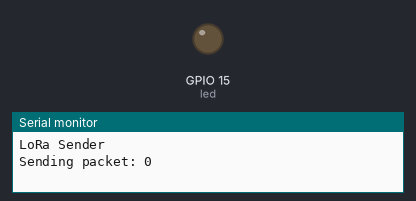
This sketch was run on a simulated ESP32. Parts: output pins drawn as LEDs (lit = HIGH), the last lines printed to the serial monitor. No radio packets arrive unless stated.

Above: at 2.7 s.
At 5.29 s:
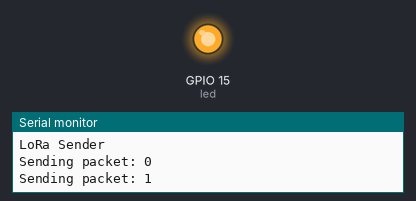
Timing chart, 0 to 6.7 s (numbered marks = the images above):
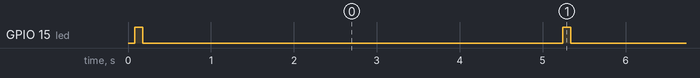

Measured:
- by itself, GPIO 15 (led): alternates HIGH for 0.10 s and LOW for 5.1 s

The sketch:

LoRaSender.ino
```cpp
/*
 *        -------------- Ejemplo básico emisor LoRa. RFM95W y ESP32. --------------
 *
 * Conexiones entre el ESP32 y RFM95W (SPI):
 * MISO -> 19
 * MOSI -> 22
 * SCK  -> 18
 *
 * Por "Ingeniero en Casa"
 * https://www.youtube.com/channel/UCurfoG9YbFyQmxCLlxZVArg
 *
 * La distribución y/o modificación del código es totalmente libre.
 *
 */

#include <SPI.h>
#include <LoRa.h>                             // https://github.com/sandeepmistry/arduino-LoRa

#define led 15                                // LED utilizado para notificar la emisión de un mensaje.
int counter = 0;

void setup() {
  Serial.begin(115200);
  Serial.println("LoRa Sender");

  LoRa.setPins(17,16,22);                     // NSS, RESET y DIO0.
  if (!LoRa.begin(868E6)) {                   // Frecuencia de la banda libre ISM en Europa. (868MHz) Si hay algun fallo de conexiones muestra el error.
    Serial.println("Starting LoRa failed!");
    while (1);
  }
  pinMode(led,OUTPUT);
}
void loop() {
  Serial.print("Sending packet: ");
  Serial.println(counter);

  // send packet
  LoRa.beginPacket();                       // Crear nuevo mensaje.
  LoRa.print("hello ");                     // Contenido del mensaje.
  LoRa.print(counter);                      // Contenido del mensaje.
  LoRa.endPacket();                         // Enviar mensaje.

  digitalWrite(led,HIGH);                   // Parpadear LED al enviar el mensaje.
  delay(100);
  digitalWrite(led,LOW);

  counter++;                                // Aumentar contador para el siguiente mensaje.
  delay(5000);
}
```
